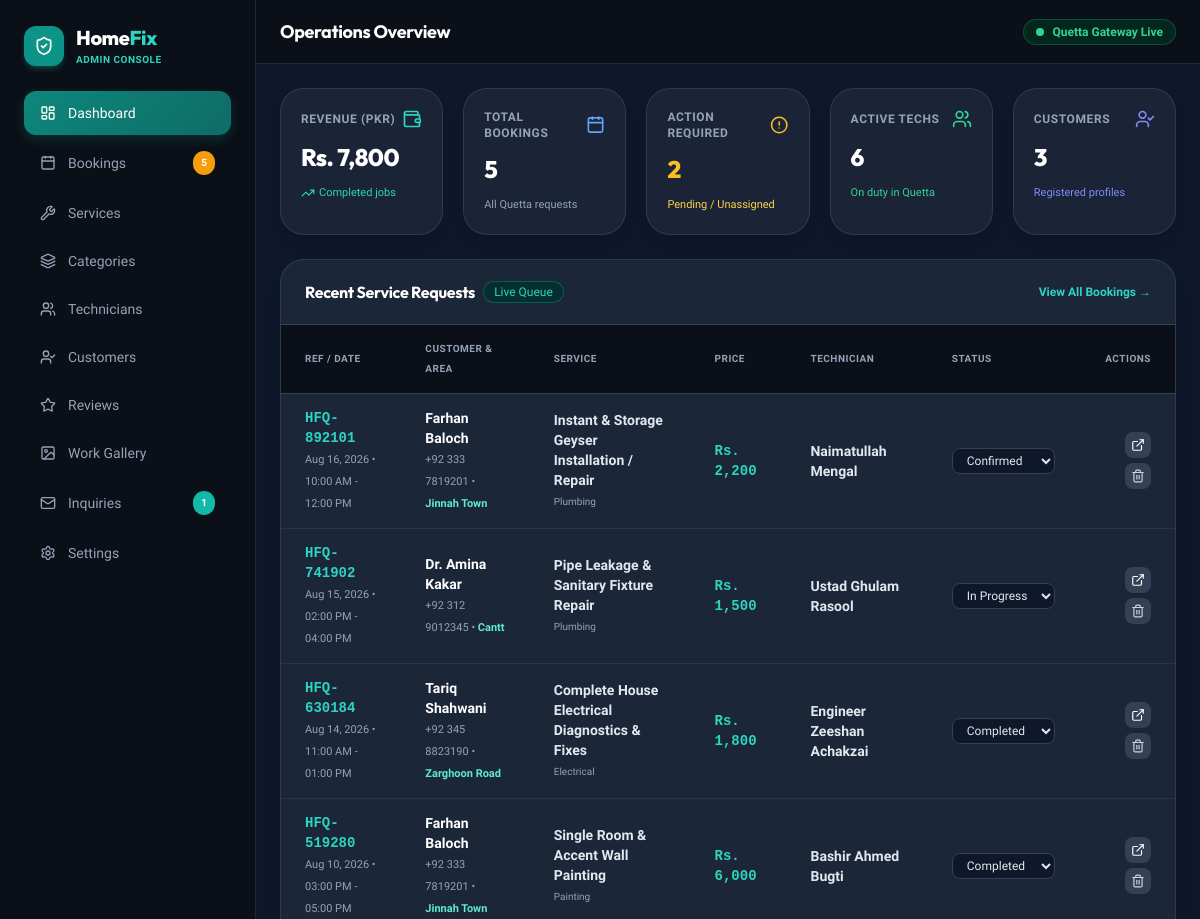
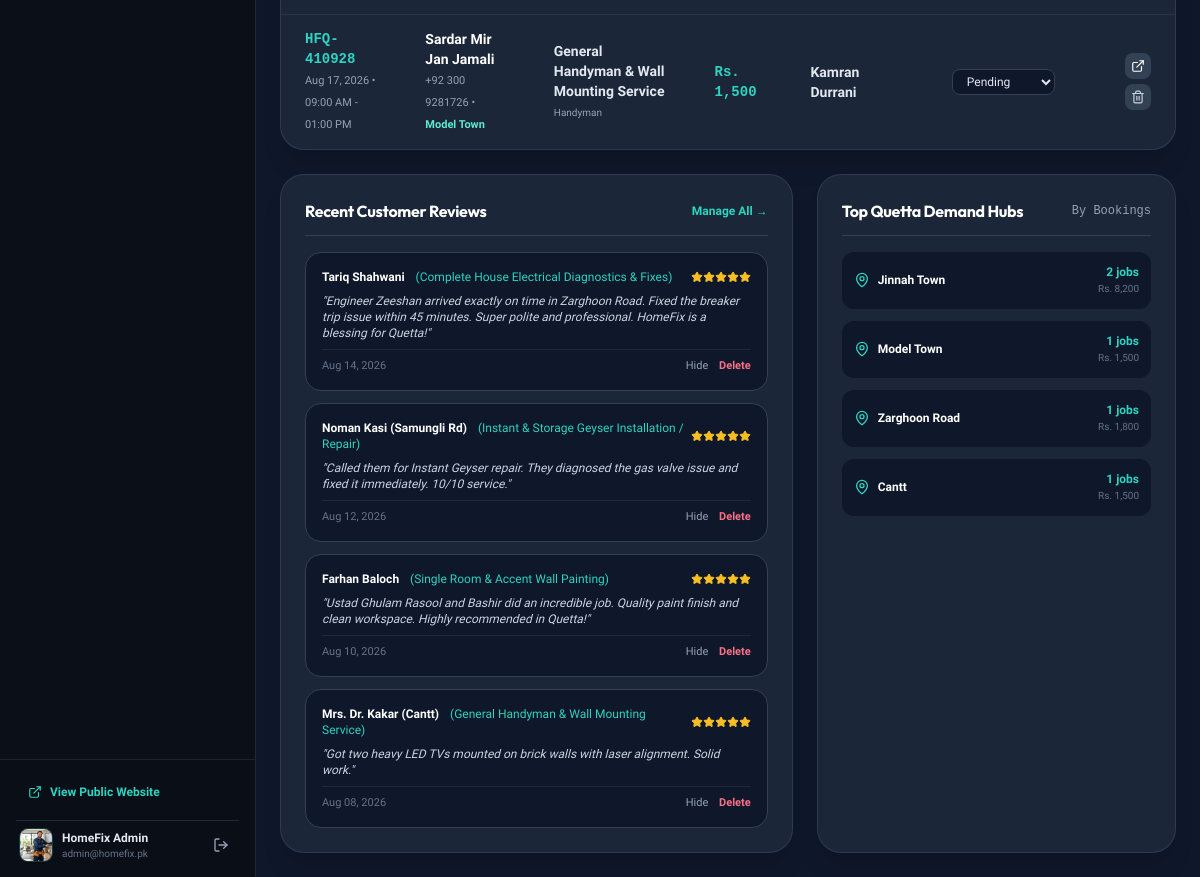
Page /admin/dashboard.php (signed in) on the committed database (2 pictures, top to bottom).
### tables this page shows
CREATE TABLE `users` (
  `id` INT UNSIGNED AUTO_INCREMENT PRIMARY KEY,
  `name` VARCHAR(120) NOT NULL,
  `email` VARCHAR(150) NOT NULL UNIQUE,
  `phone` VARCHAR(30) NOT NULL,
  `password` VARCHAR(255) NOT NULL,
  `role` ENUM('admin', 'customer') DEFAULT 'customer',
  `status` ENUM('active', 'inactive', 'banned') DEFAULT 'active',
  `avatar` VARCHAR(255) DEFAULT NULL,
  `address` TEXT DEFAULT NULL,
  `area` VARCHAR(100) DEFAULT NULL,
  `created_at` TIMESTAMP DEFAULT CURRENT_TIMESTAMP,
  `updated_at` TIMESTAMP DEFAULT CURRENT_TIMESTAMP ON UPDATE CURRENT_TIMESTAMP,
  INDEX `idx_users_role` (`role`),
  INDEX `idx_users_email` (`email`)
);

CREATE TABLE `bookings` (
  `id` INT UNSIGNED AUTO_INCREMENT PRIMARY KEY,
  `booking_reference` VARCHAR(30) NOT NULL UNIQUE,
  `user_id` INT UNSIGNED DEFAULT NULL,
  `service_id` INT UNSIGNED NOT NULL,
  `technician_id` INT UNSIGNED DEFAULT NULL,
  `customer_name` VARCHAR(120) NOT NULL,
  `customer_email` VARCHAR(150) NOT NULL,
  `customer_phone` VARCHAR(30) NOT NULL,
  `address` TEXT NOT NULL,
  `area` VARCHAR(100) NOT NULL,
  `preferred_date` DATE NOT NULL,
  `preferred_time` VARCHAR(50) NOT NULL,
  `problem_description` TEXT NOT NULL,
  `image_attachment` VARCHAR(255) DEFAULT NULL,
  `status` ENUM('pending', 'confirmed', 'assigned', 'in_progress', 'completed', 'cancelled') DEFAULT 'pending',
  `is_viewed` TINYINT(1) NOT NULL DEFAULT 0,
  `notes` TEXT DEFAULT NULL,
  `total_amount` DECIMAL(10,2) NOT NULL DEFAULT 0.00,
  `created_at` TIMESTAMP DEFAULT CURRENT_TIMESTAMP,
  `updated_at` TIMESTAMP DEFAULT CURRENT_TIMESTAMP ON UPDATE CURRENT_TIMESTAMP,
  FOREIGN KEY (`user_id`) REFERENCES `users`(`id`) ON DELETE SET NULL ON UPDATE CASCADE,
  FOREIGN KEY (`service_id`) REFERENCES `services`(`id`) ON DELETE RESTRICT ON UPDATE CASCADE,
  FOREIGN KEY (`technician_id`) REFERENCES `technicians`(`id`) ON DELETE SET NULL ON UPDATE CASCADE,
  INDEX `idx_bookings_ref` (`booking_reference`),
  INDEX `idx_bookings_status` (`status`),
  INDEX `idx_bookings_date` (`preferred_date`)
);

CREATE TABLE `services` (
  `id` INT UNSIGNED AUTO_INCREMENT PRIMARY KEY,
  `category_id` INT UNSIGNED NOT NULL,
  `name` VARCHAR(150) NOT NULL,
  `slug` VARCHAR(180) NOT NULL UNIQUE,
  `description` TEXT NOT NULL,
  `detailed_description` LONGTEXT DEFAULT NULL,
  `price` DECIMAL(10,2) NOT NULL DEFAULT 0.00,
  `duration` VARCHAR(80) NOT NULL DEFAULT '1 - 2 Hours',
  `image` VARCHAR(255) DEFAULT NULL,
  `includes_list` TEXT DEFAULT NULL,
  `status` ENUM('active', 'inactive') DEFAULT 'active',
  `is_featured` TINYINT(1) DEFAULT 0,
  `created_at` TIMESTAMP DEFAULT CURRENT_TIMESTAMP,
  `updated_at` TIMESTAMP DEFAULT CURRENT_TIMESTAMP ON UPDATE CURRENT_TIMESTAMP,
  FOREIGN KEY (`category_id`) REFERENCES `categories`(`id`) ON DELETE CASCADE ON UPDATE CASCADE,
  INDEX `idx_services_category` (`category_id`),
  INDEX `idx_services_status` (`status`)
);

CREATE TABLE `categories` (
  `id` INT UNSIGNED AUTO_INCREMENT PRIMARY KEY,
  `name` VARCHAR(100) NOT NULL,
  `slug` VARCHAR(120) NOT NULL UNIQUE,
  `description` TEXT NOT NULL,
  `icon` VARCHAR(50) NOT NULL DEFAULT 'wrench',
  `image` VARCHAR(255) DEFAULT NULL,
  `status` ENUM('active', 'inactive') DEFAULT 'active',
  `sort_order` INT DEFAULT 0,
  `created_at` TIMESTAMP DEFAULT CURRENT_TIMESTAMP
);

CREATE TABLE `technicians` (
  `id` INT UNSIGNED AUTO_INCREMENT PRIMARY KEY,
  `name` VARCHAR(120) NOT NULL,
  `email` VARCHAR(150) DEFAULT NULL,
  `phone` VARCHAR(30) NOT NULL,
  `specialty` VARCHAR(120) NOT NULL,
  `experience_years` INT NOT NULL DEFAULT 3,
  `rating` DECIMAL(3,2) NOT NULL DEFAULT 4.90,
  `completed_jobs` INT NOT NULL DEFAULT 120,
  `image` VARCHAR(255) DEFAULT NULL,
  `availability` ENUM('available', 'busy', 'offline') DEFAULT 'available',
  `status` ENUM('active', 'inactive') DEFAULT 'active',
  `created_at` TIMESTAMP DEFAULT CURRENT_TIMESTAMP,
  INDEX `idx_technicians_availability` (`availability`),
  INDEX `idx_technicians_specialty` (`specialty`)
);

CREATE TABLE `reviews` (
  `id` INT UNSIGNED AUTO_INCREMENT PRIMARY KEY,
  `booking_id` INT UNSIGNED DEFAULT NULL,
  `user_id` INT UNSIGNED DEFAULT NULL,
  `service_id` INT UNSIGNED NOT NULL,
  `customer_name` VARCHAR(120) NOT NULL,
  `rating` TINYINT(1) NOT NULL DEFAULT 5,
  `review_text` TEXT NOT NULL,
  `status` ENUM('pending', 'approved', 'hidden') DEFAULT 'approved',
  `created_at` TIMESTAMP DEFAULT CURRENT_TIMESTAMP,
  FOREIGN KEY (`booking_id`) REFERENCES `bookings`(`id`) ON DELETE SET NULL ON UPDATE CASCADE,
  FOREIGN KEY (`user_id`) REFERENCES `users`(`id`) ON DELETE SET NULL ON UPDATE CASCADE,
  FOREIGN KEY (`service_id`) REFERENCES `services`(`id`) ON DELETE CASCADE ON UPDATE CASCADE,
  INDEX `idx_reviews_status` (`status`)
);

### admin/dashboard.php (the view, shortened to what the rows shown need)
<?php
require_once __DIR__ . '/../includes/admin_header.php';
require_once __DIR__ . '/../includes/admin_sidebar.php';
$recentBookings = Database::fetchAll(
    "SELECT b.*, s.name as service_name, c.name as category_name, t.name as technician_name
     FROM bookings b
     JOIN services s ON b.service_id = s.id
     JOIN categories c ON s.category_id = c.id
     LEFT JOIN technicians t ON b.technician_id = t.id
     ORDER BY b.created_at DESC LIMIT 8"
);
$pendingReviews = Database::fetchAll(
    "SELECT r.*, s.name as service_name
     FROM reviews r
     LEFT JOIN services s ON r.service_id = s.id
     ORDER BY r.created_at DESC LIMIT 4"
);
?>
<div class="flex-1 flex flex-col min-w-0 overflow-hidden bg-slate-900">
    <header class="h-16 bg-slate-950 border-b border-slate-800 flex items-center justify-between px-6 shrink-0">
        <div class="flex items-center gap-4">
            <h2 class="text-lg font-bold font-heading text-white">Operations Overview</h2>
        </div>
    </header>
    <main class="flex-1 overflow-y-auto p-6 space-y-6">
        <div class="bg-slate-800/90 border border-slate-700/80 rounded-3xl shadow-xl overflow-hidden">
            <div class="overflow-x-auto">
                <table class="w-full text-left text-xs sm:text-sm text-slate-300">
                    <thead class="bg-slate-950 text-slate-400 uppercase text-[10px] font-bold tracking-wider border-b border-slate-700">
                        <tr>
                            <th class="px-6 py-3.5">Ref / Date</th>
                            <th class="px-6 py-3.5">Customer & Area</th>
                            <th class="px-6 py-3.5">Service</th>
                            <th class="px-6 py-3.5">Price</th>
                            <th class="px-6 py-3.5">Technician</th>
                            <th class="px-6 py-3.5">Status</th>
                            <th class="px-6 py-3.5 text-right">Actions</th>
                        </tr>
                    </thead>
                    <tbody class="divide-y divide-slate-700/60 text-slate-200">
                        <?php foreach ($recentBookings as $b): ?>
                            <tr class="hover:bg-slate-750 transition">
                                <td class="px-6 py-3.5 font-medium">
                                    <span class="font-mono font-bold text-teal-400 block"><?= e($b['booking_reference']) ?></span>
                                    <span class="text-[11px] text-slate-400"><?= format_date($b['preferred_date']) ?> • <?= e($b['preferred_time']) ?></span>
                                </td>
                                <td class="px-6 py-3.5">
                                    <span class="font-bold text-white block"><?= e($b['customer_name']) ?></span>
                                    <span class="text-[11px] text-slate-400"><?= e($b['customer_phone']) ?> • <strong class="text-teal-300"><?= e($b['area']) ?></strong></span>
                                </td>
                                <td class="px-6 py-3.5">
                                    <span class="font-semibold block"><?= e($b['service_name']) ?></span>
                                    <span class="text-[10px] text-slate-400"><?= e($b['category_name']) ?></span>
                                </td>
                                <td class="px-6 py-3.5 font-bold font-mono text-teal-400">
                                    <?= format_price($b['total_amount']) ?>
                                </td>
                                <td class="px-6 py-3.5">
                                    <?php if (!empty($b['technician_name'])): ?>
                                        <span class="font-bold text-slate-200 block"><?= e($b['technician_name']) ?></span>
                                    <?php endif; ?>
                                </td>
                                <td class="px-6 py-3.5">
                                    <select class="booking-status-select bg-slate-900 border border-slate-700 rounded-lg px-2.5 py-1 text-xs text-slate-200 focus:outline-none focus:ring-1 focus:ring-teal-500"
                                            data-id="<?= $b['id'] ?>"
                                            data-current="<?= $b['status'] ?>">
                                        <option value="pending" <?= ($b['status'] === 'pending') ? 'selected' : '' ?>>Pending</option>
                                        <option value="confirmed" <?= ($b['status'] === 'confirmed') ? 'selected' : '' ?>>Confirmed</option>
                                        <option value="in_progress" <?= ($b['status'] === 'in_progress') ? 'selected' : '' ?>>In Progress</option>
                                        <option value="completed" <?= ($b['status'] === 'completed') ? 'selected' : '' ?>>Completed</option>
                                    </select>
                                </td>
                                <td class="px-6 py-3.5 text-right space-x-1">
                                    <a href="<?= base_url('tracking.php?ref=' . $b['booking_reference']) ?>" target="_blank" class="p-1.5 rounded-lg bg-slate-700 hover:bg-teal-600 text-white inline-block" title="Live Customer View">
                                        <i data-lucide="external-link" class="w-3.5 h-3.5"></i>
                                    </a>
                                    <button type="button" class="delete-item-btn p-1.5 rounded-lg bg-slate-700 hover:bg-rose-600 text-slate-300 hover:text-white inline-block"
                                            data-action="delete_booking"
                                            data-id="<?= $b['id'] ?>"
                                            data-title="Booking <?= $b['booking_reference'] ?>"
                                            title="Delete">
                                        <i data-lucide="trash-2" class="w-3.5 h-3.5"></i>
                                    </button>
                                </td>
                            </tr>
                        <?php endforeach; ?>
                    </tbody>
                </table>
            </div>
        </div>
        <div class="grid grid-cols-1 lg:grid-cols-12 gap-6">
            <div class="lg:col-span-7 bg-slate-800/90 border border-slate-700/80 rounded-3xl p-6 shadow-xl space-y-4">
                <?php if (!empty($pendingReviews)): ?>
                    <div class="space-y-3">
                        <?php foreach ($pendingReviews as $rev): ?>
                            <div class="p-4 bg-slate-900 border border-slate-700 rounded-2xl space-y-2 text-xs">
                                <div class="flex justify-between items-center">
                                    <div>
                                        <strong class="text-white"><?= e($rev['customer_name']) ?></strong>
                                        <span class="text-teal-400 ml-2">(<?= e($rev['service_name'] ?? 'General') ?>)</span>
                                    </div>
                                    <div class="flex text-amber-400">
                                        <?php for ($i = 0; $i < (int)$rev['rating']; $i++): ?>
                                            <i data-lucide="star" class="w-3 h-3 fill-current"></i>
                                        <?php endfor; ?>
                                    </div>
                                </div>
                                <p class="text-slate-300 italic">"<?= e($rev['review_text']) ?>"</p>
                                <div class="flex justify-between items-center pt-2 border-t border-slate-800 text-[11px]">
                                    <span class="text-slate-500"><?= format_date($rev['created_at']) ?></span>
                                    <div class="space-x-2">
                                        <?php if ($rev['status'] !== 'approved'): ?>
                                            <button type="button" class="review-status-btn text-emerald-400 hover:underline font-bold" data-id="<?= $rev['id'] ?>" data-status="approved">Approve</button>
                                        <?php else: ?>
                                            <button type="button" class="review-status-btn text-slate-400 hover:underline" data-id="<?= $rev['id'] ?>" data-status="hidden">Hide</button>
                                        <?php endif; ?>
                                        <button type="button" class="review-status-btn text-rose-400 hover:underline font-bold" data-id="<?= $rev['id'] ?>" data-status="delete">Delete</button>
                                    </div>
                                </div>
                            </div>
                        <?php endforeach; ?>
                    </div>
                <?php else: ?>
                    <p class="text-xs text-slate-500 italic">No reviews in the system yet.</p>
                <?php endif; ?>
            </div>
        </div>
    </main>
</div>
<?php require_once __DIR__ . '/../includes/admin_footer.php'; ?>

### includes/admin_sidebar.php (shortened to what the rows shown need)
<aside id="adminSidebar" class="w-64 bg-slate-950 border-r border-slate-800 flex flex-col justify-between shrink-0 transition-transform duration-300 z-30 absolute inset-y-0 left-0 lg:static -translate-x-full lg:translate-x-0">
    <?php
    $adminSidebarAvatarUrl = null;
    if (!empty($adminUser['avatar'])) {
        if (file_exists(ROOT_PATH . '/uploads/' . $adminUser['avatar'])) {
            $adminSidebarAvatarUrl = asset('uploads/' . $adminUser['avatar']) . '?v=' . filemtime(ROOT_PATH . '/uploads/' . $adminUser['avatar']);
        } elseif (file_exists(ROOT_PATH . '/' . $adminUser['avatar'])) {
            $adminSidebarAvatarUrl = asset($adminUser['avatar']) . '?v=' . filemtime(ROOT_PATH . '/' . $adminUser['avatar']);
        }
    }
    ?>
    <div class="p-4 border-t border-slate-800/80 space-y-3 bg-slate-950/50">
        <div class="flex items-center justify-between pt-2 border-t border-slate-800 px-1">
            <div class="flex items-center gap-2.5">
                <?php if ($adminSidebarAvatarUrl): ?>
                    <img src="<?= $adminSidebarAvatarUrl ?>" alt="<?= e($adminUser['name'] ?? 'Admin') ?>" class="w-8 h-8 rounded-lg object-cover ring-1 ring-teal-500/30 shadow" onerror="this.style.display='none'; this.nextElementSibling.style.display='flex';">
                <?php else: ?>
                    <div class="w-8 h-8 rounded-lg bg-slate-800 text-teal-400 font-bold flex items-center justify-center text-xs">
                        <?= strtoupper(substr($adminUser['name'] ?? 'A', 0, 1)) ?>
                    </div>
                <?php endif; ?>
                <div class="truncate max-w-[120px]">
                    <span class="text-xs font-bold text-slate-200 block truncate"><?= e($adminUser['name'] ?? 'Administrator') ?></span>
                    <span class="text-[10px] text-slate-500 block truncate"><?= e($adminUser['email'] ?? '') ?></span>
                </div>
            </div>
        </div>
    </div>
</aside>

### rows in the picture
users: avatar (picture), name "HomeFix Admin", email "admin@homefix.pk"
bookings: booking_reference "HFQ-892101", preferred_date "Aug 16, 2026", preferred_time "10:00 AM - 12:00 PM", customer_name "Farhan Baloch", customer_phone "+92 333 7819201", area "Jinnah Town", service.name "Instant & Storage Geyser Installation / Repair", categories.name "Plumbing", total_amount "Rs. 2,200", technician.name "Naimatullah Mengal", status+id "Confirmed"
bookings: booking_reference "HFQ-741902", preferred_date "Aug 15, 2026", preferred_time "02:00 PM - 04:00 PM", customer_name "Dr. Amina Kakar", customer_phone "+92 312 9012345", area "Cantt", service.name "Pipe Leakage & Sanitary Fixture Repair", categories.name "Plumbing", total_amount "Rs. 1,500", technician.name "Ustad Ghulam Rasool", status+id "In Progress"
bookings: booking_reference "HFQ-630184", preferred_date "Aug 14, 2026", preferred_time "11:00 AM - 01:00 PM", customer_name "Tariq Shahwani", customer_phone "+92 345 8823190", area "Zarghoon Road", service.name "Complete House Electrical Diagnostics & Fixes", categories.name "Electrical", total_amount "Rs. 1,800", technician.name "Engineer Zeeshan Achakzai", status+id "Completed"
bookings: booking_reference "HFQ-519280", preferred_date "Aug 10, 2026", preferred_time "03:00 PM - 05:00 PM", customer_name "Farhan Baloch", customer_phone "+92 333 7819201", area "Jinnah Town", service.name "Single Room & Accent Wall Painting", categories.name "Painting", total_amount "Rs. 6,000", technician.name "Bashir Ahmed Bugti", status+id "Completed"
bookings: booking_reference "HFQ-410928", preferred_date "Aug 17, 2026", preferred_time "09:00 AM - 01:00 PM", customer_name "Sardar Mir Jan Jamali", customer_phone "+92 300 9281726", area "Model Town", service.name "General Handyman & Wall Mounting Service", categories.name "Handyman", total_amount "Rs. 1,500", technician.name "Kamran Durrani", status+id "Pending"
reviews: customer_name "Tariq Shahwani", service.name "Complete House Electrical Diagnostics & Fixes", rating 5 (drawn), review_text "Engineer Zeeshan arrived exactly on time in Zarghoon Road. Fixed the breaker trip issue within 45 minutes. Super polite and professional. HomeFix is a blessing for Quetta!", created_at "Aug 14, 2026"
reviews: customer_name "Noman Kasi (Samungli Rd)", service.name "Instant & Storage Geyser Installation / Repair", rating 5 (drawn), review_text "Called them for Instant Geyser repair. They diagnosed the gas valve issue and fixed it immediately. 10/10 service.", created_at "Aug 12, 2026"
reviews: customer_name "Farhan Baloch", service.name "Single Room & Accent Wall Painting", rating 5 (drawn), review_text "Ustad Ghulam Rasool and Bashir did an incredible job. Quality paint finish and clean workspace. Highly recommended in Quetta!", created_at "Aug 10, 2026"
reviews: customer_name "Mrs. Dr. Kakar (Cantt)", service.name "General Handyman & Wall Mounting Service", rating 5 (drawn), review_text "Got two heavy LED TVs mounted on brick walls with laser alignment. Solid work.", created_at "Aug 08, 2026"

### other values in the picture
$pendingBookingsCount "5"
$unreadMessagesCount "1"
format_price($totalRevenue) "Rs. 7,800"
$totalBookings "5"
$pendingBookings "2"
$activeTechnicians "6"
$totalCustomers "3"
$area['area'] "Jinnah Town"
$area['booking_count'] "2"
format_price($area['total_val'] ?? 0) "Rs. 8,200"
$area['area'] "Model Town"
$area['booking_count'] "1"
format_price($area['total_val'] ?? 0) "Rs. 1,500"
$area['area'] "Zarghoon Road"
format_price($area['total_val'] ?? 0) "Rs. 1,800"
